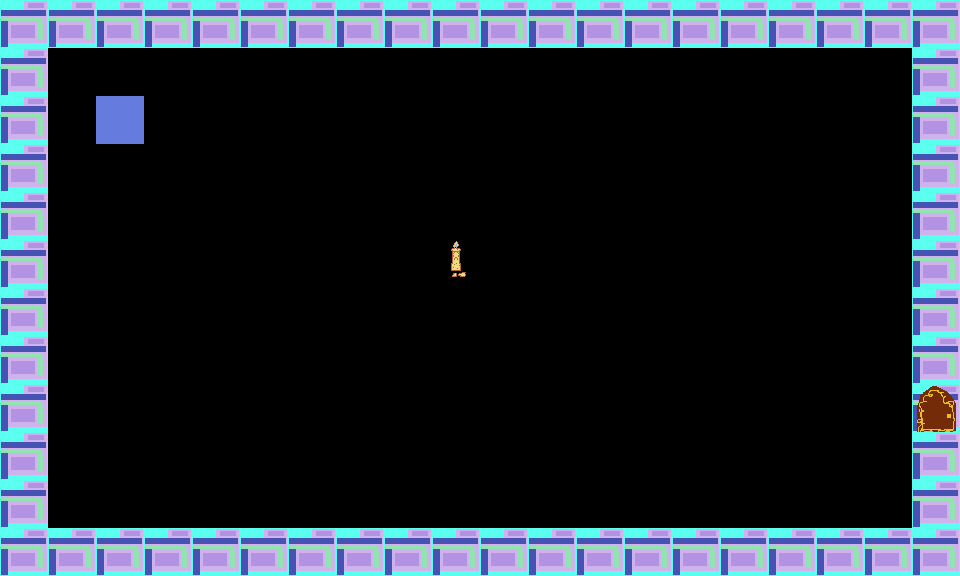

A 2D game scene composited from a Tiled map and its tileset images. What follows is a short description and the map's XML, with every tile layer's data as written:
An orthogonal 20x12 tile map with 48x48 px tiles, 4 tile layers (playerspawn, walls, playerfriend, windoor), 2 tilesets.

<map version="1.10" tiledversion="1.10.1" orientation="orthogonal" renderorder="right-down" width="20" height="12" tilewidth="48" tileheight="48" infinite="0" nextlayerid="6" nextobjectid="1">
 <tileset firstgid="1" source="OneDrive/Documents/python school/arcade/tile map textures part two (1).tsx" />
 <tileset firstgid="19" source="tilesetwin.tsx" />
 <layer id="5" name="playerspawn" width="20" height="12">
  <data encoding="csv">
0,0,0,0,0,0,0,0,0,0,0,0,0,0,0,0,0,0,0,0,
0,0,0,0,0,0,0,0,0,0,0,0,0,0,0,0,0,0,0,0,
0,0,4,0,0,0,0,0,0,0,0,0,0,0,0,0,0,0,0,0,
0,0,0,0,0,0,0,0,0,0,0,0,0,0,0,0,0,0,0,0,
0,0,0,0,0,0,0,0,0,0,0,0,0,0,0,0,0,0,0,0,
0,0,0,0,0,0,0,0,0,0,0,0,0,0,0,0,0,0,0,0,
0,0,0,0,0,0,0,0,0,0,0,0,0,0,0,0,0,0,0,0,
0,0,0,0,0,0,0,0,0,0,0,0,0,0,0,0,0,0,0,0,
0,0,0,0,0,0,0,0,0,0,0,0,0,0,0,0,0,0,0,0,
0,0,0,0,0,0,0,0,0,0,0,0,0,0,0,0,0,0,0,0,
0,0,0,0,0,0,0,0,0,0,0,0,0,0,0,0,0,0,0,0,
0,0,0,0,0,0,0,0,0,0,0,0,0,0,0,0,0,0,0,0
</data>
 </layer>
 <layer id="1" name="walls" width="20" height="12">
  <data encoding="csv">
19,19,19,19,19,19,19,19,19,19,19,19,19,19,19,19,19,19,19,19,
19,0,0,0,0,0,0,0,0,0,0,0,0,0,0,0,0,0,0,19,
19,0,0,0,0,0,0,0,0,0,0,0,0,0,0,0,0,0,0,19,
19,0,0,0,0,0,0,0,0,0,0,0,0,0,0,0,0,0,0,19,
19,0,0,0,0,0,0,0,0,0,0,0,0,0,0,0,0,0,0,19,
19,0,0,0,0,0,0,0,0,0,0,0,0,0,0,0,0,0,0,19,
19,0,0,0,0,0,0,0,0,0,0,0,0,0,0,0,0,0,0,19,
19,0,0,0,0,0,0,0,0,0,0,0,0,0,0,0,0,0,0,19,
19,0,0,0,0,0,0,0,0,0,0,0,0,0,0,0,0,0,0,19,
19,0,0,0,0,0,0,0,0,0,0,0,0,0,0,0,0,0,0,19,
19,0,0,0,0,0,0,0,0,0,0,0,0,0,0,0,0,0,0,19,
19,19,19,19,19,19,19,19,19,19,19,19,19,19,19,19,19,19,19,19
</data>
 </layer>
 <layer id="2" name="playerfriend" width="20" height="12">
  <data encoding="csv">
0,0,0,0,0,0,0,0,0,0,0,0,0,0,0,0,0,0,0,0,
0,0,0,0,0,0,0,0,0,0,0,0,0,0,0,0,0,0,0,0,
0,0,0,0,0,0,0,0,0,0,0,0,0,0,0,0,0,0,0,0,
0,0,0,0,0,0,0,0,0,0,0,0,0,0,0,0,0,0,0,0,
0,0,0,0,0,0,0,0,0,0,0,0,0,0,0,0,0,0,0,0,
0,0,0,0,0,0,0,0,0,20,0,0,0,0,0,0,0,0,0,0,
0,0,0,0,0,0,0,0,0,0,0,0,0,0,0,0,0,0,0,0,
0,0,0,0,0,0,0,0,0,0,0,0,0,0,0,0,0,0,0,0,
0,0,0,0,0,0,0,0,0,0,0,0,0,0,0,0,0,0,0,0,
0,0,0,0,0,0,0,0,0,0,0,0,0,0,0,0,0,0,0,0,
0,0,0,0,0,0,0,0,0,0,0,0,0,0,0,0,0,0,0,0,
0,0,0,0,0,0,0,0,0,0,0,0,0,0,0,0,0,0,0,0
</data>
 </layer>
 <layer id="3" name="windoor" width="20" height="12">
  <data encoding="csv">
0,0,0,0,0,0,0,0,0,0,0,0,0,0,0,0,0,0,0,0,
0,0,0,0,0,0,0,0,0,0,0,0,0,0,0,0,0,0,0,0,
0,0,0,0,0,0,0,0,0,0,0,0,0,0,0,0,0,0,0,0,
0,0,0,0,0,0,0,0,0,0,0,0,0,0,0,0,0,0,0,0,
0,0,0,0,0,0,0,0,0,0,0,0,0,0,0,0,0,0,0,0,
0,0,0,0,0,0,0,0,0,0,0,0,0,0,0,0,0,0,0,0,
0,0,0,0,0,0,0,0,0,0,0,0,0,0,0,0,0,0,0,0,
0,0,0,0,0,0,0,0,0,0,0,0,0,0,0,0,0,0,0,0,
0,0,0,0,0,0,0,0,0,0,0,0,0,0,0,0,0,0,0,21,
0,0,0,0,0,0,0,0,0,0,0,0,0,0,0,0,0,0,0,0,
0,0,0,0,0,0,0,0,0,0,0,0,0,0,0,0,0,0,0,0,
0,0,0,0,0,0,0,0,0,0,0,0,0,0,0,0,0,0,0,0
</data>
 </layer>
</map>